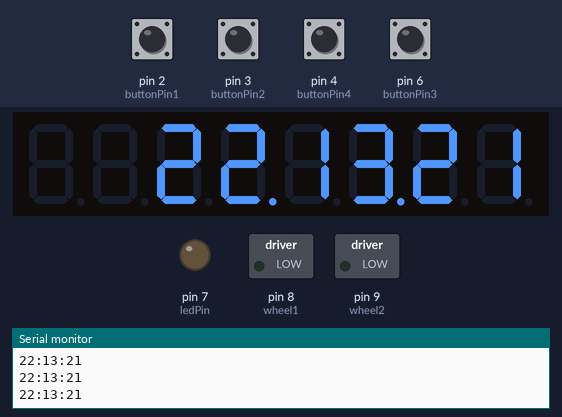
Bench run of a sketch on a simulated Arduino Uno, built with avr-gcc and run on an emulated ATmega328P. Parts: 8-digit seven-segment display, switched loads named in the sketch (green lamp = pin HIGH), output pins drawn as LEDs (lit = HIGH), the last lines printed to the serial monitor. The test bench sets the inputs (shaded band); at power-on: pin 2 (buttonPin1), pin 3 (buttonPin2), pin 4 (buttonPin4), pin 6 (buttonPin3) HIGH. The local clock reads 2024-03-15 10:24:30 at power-on unless the sketch sets it.

Above: at 1.2 s.
1.3 s: pin 6 (buttonPin3) pulled LOW for 0.15 s
At 1.7 s:
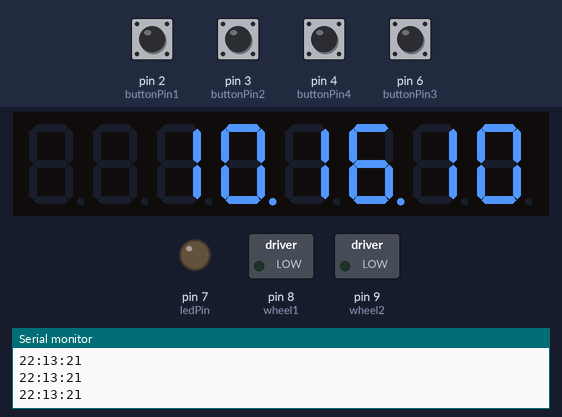
2.9 s: pin 2 (buttonPin1) pulled LOW for 0.15 s
At 4.6 s:
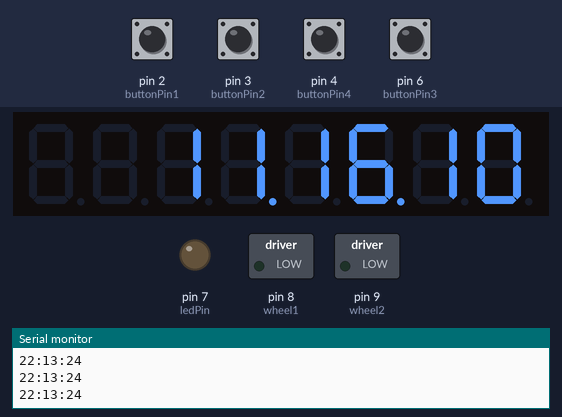
4.9 s: pin 3 (buttonPin2) pulled LOW for 0.15 s
At 6.3 s:
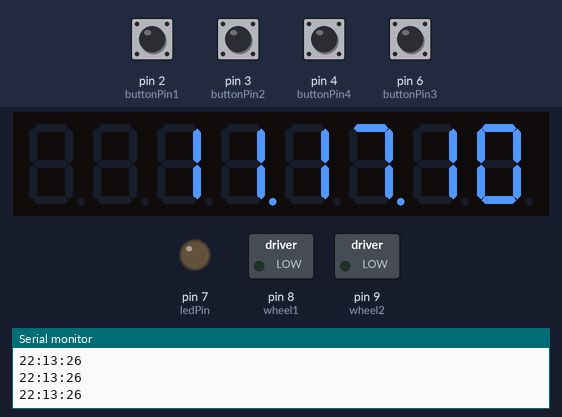
6.9 s: pin 2 (buttonPin1) pulled LOW for 0.15 s
At 7.8 s:
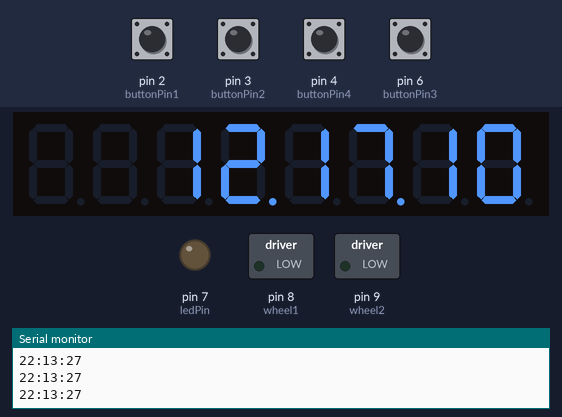
8.9 s: pin 3 (buttonPin2) pulled LOW for 1 s
At 11.1 s:
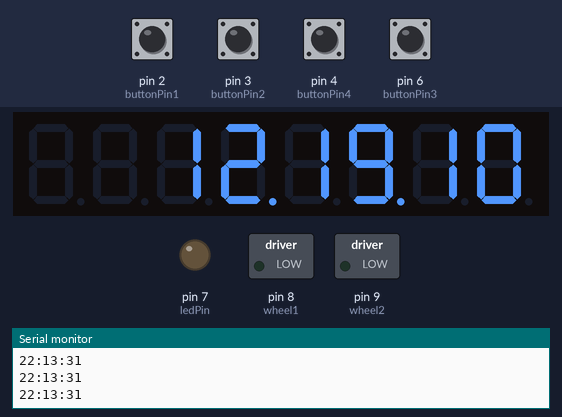
11.4 s: pin 6 (buttonPin3) pulled LOW for 1 s
At 13.8 s:
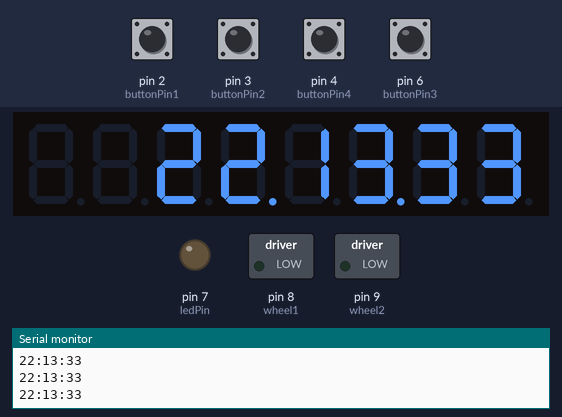
Timing chart, 0 to 15.3 s (numbered marks = the images above; inputs shaded):
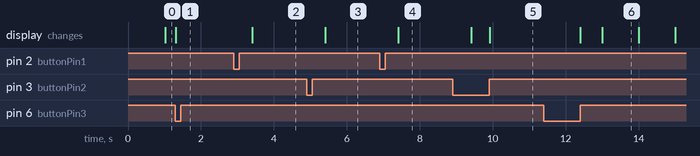

The sketch:

code.ino
```cpp
/*
* Name: Alarm clock
* Author: Katarina Penava
* Date: 2025-02-08
* Description:
*/


// Include Libraries
#include <RTClib.h>  //clock
#include <Wire.h>    // also clock
#include "U8glib.h"  // smol screen
#include "LedControl.h"

//set alarm time
int as = 10;
int am = 16;
int ah = 10;

//wheels
int wheel1 = 8;
int wheel2 = 9;

//led
const int ledPin = 7;

//knappar
const int buttonPin1 = 2;
const int buttonPin2 = 3;
const int buttonPin3 = 6;
const int buttonPin4 = 4;

// boolean variable
bool AlarmState = false;
bool AlarmRing = false;
bool Already = false;

// construct objects
RTC_DS3231 rtc;
U8GLIB_SSD1306_128X64 u8g(U8G_I2C_OPT_NO_ACK);  // Display which does not send AC

//display
LedControl lc = LedControl(12, 13, 10, 1);

void setup() {

  Serial.begin(9600);
  rtc.begin();
  rtc.adjust(DateTime(F(__DATE__), F(__TIME__)));

  lc.shutdown(0, false);
  lc.setIntensity(0, 0);  // Set the brightness to the lowest value
  lc.clearDisplay(0);     // and clear the display

  //wheels
  pinMode(wheel1, OUTPUT);
  pinMode(wheel2, OUTPUT);
  //led
  pinMode(ledPin, OUTPUT);


  //knappar
  pinMode(buttonPin1, INPUT_PULLUP);
  pinMode(buttonPin2, INPUT_PULLUP);
  pinMode(buttonPin3, INPUT_PULLUP);
  pinMode(buttonPin4, INPUT_PULLUP);
}

void loop() {
  Serial.println(getTime());
  buttons();

  if (digitalRead(buttonPin3) == LOW) {
    //delay (500);
    showAlarm();
    AlarmState = !AlarmState;
    while (digitalRead(buttonPin3) == LOW)
      ;
  }

  if (AlarmState) {
    showAlarm();  // If true, show alarm
  } else {
    showTime();  // If false, show time
  }

  alarm();
}


//void wheels() {  //Funktion för hjulen
// digitalWrite(wheel1, HIGH);
// digitalWrite(wheel2, HIGH);
// delay(1000);
// digitalWrite(wheel1, LOW);
// digitalWrite(wheel2, LOW);
// delay(1000);
//}

void blink() {  //function for led
  for (int i = 0; i < 5; i++) {
    digitalWrite(ledPin, HIGH);
    delay(500);
    digitalWrite(ledPin, LOW);
    delay(500);
  }
}

void showTime() {            // button 3??
  DateTime now = rtc.now();  //declaring "now"
  lc.setDigit(0, 0, now.second() % 10, false);
  lc.setDigit(0, 1, (now.second() - (now.second() % 10)) / 10, false);
  lc.setDigit(0, 2, now.minute() % 10, true);
  lc.setDigit(0, 3, (now.minute() - (now.minute() % 10)) / 10, false);
  lc.setDigit(0, 4, now.hour() % 10, true);
  lc.setDigit(0, 5, (now.hour() - (now.hour() % 10)) / 10, false);
}

void showAlarm() {
  DateTime now = rtc.now();  //declaring "now"
  lc.setDigit(0, 0, as % 10, false);
  lc.setDigit(0, 1, (as - (as % 10)) / 10, false);
  lc.setDigit(0, 2, am % 10, true);
  lc.setDigit(0, 3, (am - (am % 10)) / 10, false);
  lc.setDigit(0, 4, ah % 10, true);
  lc.setDigit(0, 5, (ah - (ah % 10)) / 10, false);
}

void alarm() {
  DateTime now = rtc.now();  // Get the current time

  if (ah == now.hour() && am == now.minute()) {
    AlarmRing = true;
  }

  if (AlarmRing == true) {
    digitalWrite(wheel1, HIGH);
    digitalWrite(wheel2, HIGH);
    // blink();
  }

  if (digitalRead(buttonPin4) == LOW) {
    AlarmRing = false;
    digitalWrite(wheel1, LOW);
    digitalWrite(wheel2, LOW);
  }
}


//rtc modul- tid
String getTime() {
  DateTime now = rtc.now();
  return String(now.hour()) + ":" + String(now.minute()) + ":" + String(now.second());
}


void buttons() {  //button 1???
  //hours
  if (digitalRead(buttonPin1) == LOW) {  // low or high?
    delay(500);
    ah = ah + 1;  //lc.setDigit ???
  }

  if (ah > 23) {  //hour går ej över 23
    ah = 0;
  }
  //while (digitalRead(buttonPin1) == LOW);


  //minutes
  if (digitalRead(buttonPin2) == LOW) {
    delay(500);
    am = am + 1;
  }

  if (am > 59) {  //minute går ej över 59
    am = 0;
    ah = ah + 1;
  }
  //while (digitalRead(buttonPin2) == LOW);
}
```

Measured:
- after the input at 1.3 s, the display: changes at once (image 1)
- after the input at 2.9 s, the display: changes after 0.51 s (image 2)
- after the input at 4.9 s, the display: changes after 0.51 s (image 3)
- after the input at 6.9 s, the display: changes after 0.51 s (image 4)
- after the input at 8.9 s, the display: first changes after 0.51 s (image 5 shows a later state)
- after the input at 11.4 s, the display: first changes after 1.0 s (image 6 shows a later state)
- what the display in image 6 shows lasts 1.0 s, from 13.0 s to 14.0 s
